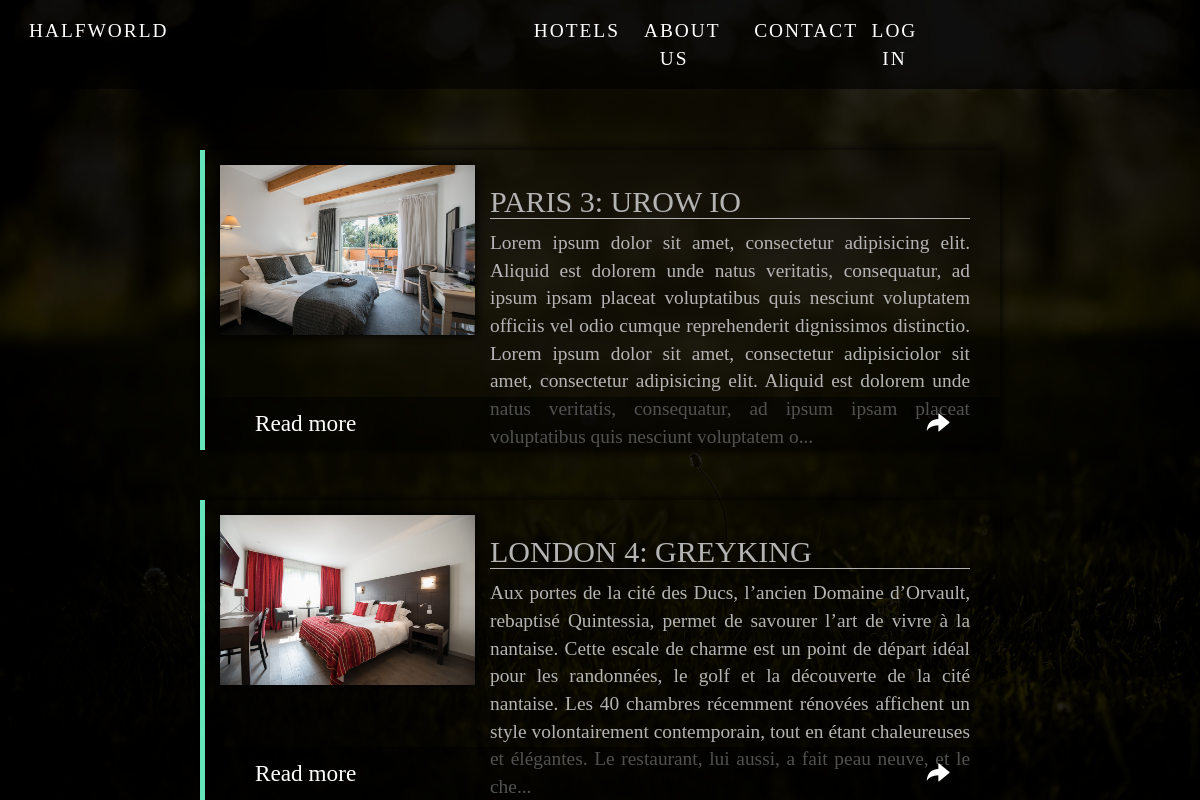
The page /index.php/hotels on the database its author committed.
### tables this page shows
CREATE TABLE `hotels` (
  `name` varchar(100) NOT NULL,
  `description` varchar(2000) NOT NULL,
  `image_url` varchar(200) NOT NULL,
  `roomprice` int(100) NOT NULL,
  `peopleprice` int(100) NOT NULL
);

### index.php (called while the page is built, shortened)
<?php
    include("body.php");
?>

### hotels.php (the view)
<?php
    try {
	include("connect.inc.php");
	$conn = new PDO("mysql:host=$host;dbname=$dbname", "$login", "$password");
	   $conn->setAttribute(PDO::ATTR_ERRMODE, PDO::ERRMODE_EXCEPTION);
	   $conn->exec("set names utf8");
       $conn->exec("SET CHARACTER SET utf8");
    }
    catch (PDOException $erreur) {
	   echo "<p>Erreur : " . $erreur->getMessage() . "</p>\n";
    }
$stmt = $conn->prepare("SELECT hotels.name, hotels.description, hotels.image_url FROM hotels");
$stmt->execute();
$myhotels = $stmt->fetchAll();
foreach($myhotels as $q){
     echo"
        <div class='item col-md-8 col-md-offset-2'>
            <img src='../img/".$q['image_url']."' alt='' class='col-md-4'>
            <div class='description col-md-8'>
                <h2>".$q['name']."</h2>".trim(substr($q['description'], 0, 448))."...
            </div>
            <a class='more' href='$mainUrl/hotels?name=".$q['name']."'>
                <p>Read more</p>
                <i class='glyphicon glyphicon glyphicon-share-alt'></i>
            </a>
        </div>";
}
?>

### css/style.css (style rules this page uses)
html, body { height: 100%; min-height: 100%; font-size: 1.1em; background-color: #0f0f0f; font-family: 'Agency FB'; background-image: url(../img/priroda-leto-trava-boke.jpg); background-size: cover; overflow-x: hidden; background-attachment: fixed; }
ul, li, a { text-decoration: none; margin: 0; padding: 0; color: white; }

### css/hotels.css (style rules this page uses)
.item { position: relative; display: block; min-height: 300px; background-color: rgba(0, 0, 0, 0.49); background-color: rgba(0, 0, 0, 0.23); box-shadow: 0 0 10px 1px black; margin-bottom: 50px; border-left: 5px solid #65e5b9; color: #b4b4b4; padding-top: 15px; text-align: justify; }
.item img { display: inline-block; position: relative; margin-bottom: 70px; box-shadow: 0 0 10px 1px black; float: left; padding: 0px; }
.item h2 { border-bottom: 1px solid #b4b4b4; }
.more { width: 100%; position: absolute; left: 0; bottom: 0; padding-top: 10px; padding-bottom: 10px; background-color: rgba(0, 0, 0, 0.55); font-size: 1.2em; }
.item h2 { text-transform: uppercase; }
.more p { position: relative; display: inline-block; float: left; left: 50px; margin: 0; padding: 0; }
.more .glyphicon { display: inline-block; float: right; right: 50px; color: inherit; top: 5px; }

### rows shown on the page
hotels: image_url (picture), name "PARIS 3: UROW IO", description "Lorem ipsum dolor sit amet, consectetur adipisicing elit. Aliquid est dolorem unde natus veritatis, consequatur, ad ipsum ipsam placeat voluptatibus quis nesciunt voluptatem officiis vel odio cumque reprehenderit dignissimos distinctio. Lorem ipsum dolor sit amet, consectetur adipisiciolor sit amet, consectetur adipisicing elit. Aliquid est dolorem unde natus veritatis, consequatur, ad ipsum ipsam placeat voluptatibus quis nesciunt voluptatem o"
hotels: image_url (picture), name "LONDON 4: GREYKING", description "Aux portes de la cité des Ducs, l’ancien Domaine d’Orvault, rebaptisé Quintessia, permet de savourer l’art de vivre à la nantaise. Cette escale de charme est un point de départ idéal pour les randonnées, le golf et la découverte de la cité nantaise. Les 40 chambres récemment rénovées affichent un style volontairement contemporain, tout en étant chaleureuses et élégantes. Le restaurant, lui aussi, a fait peau neuve, et le che"
